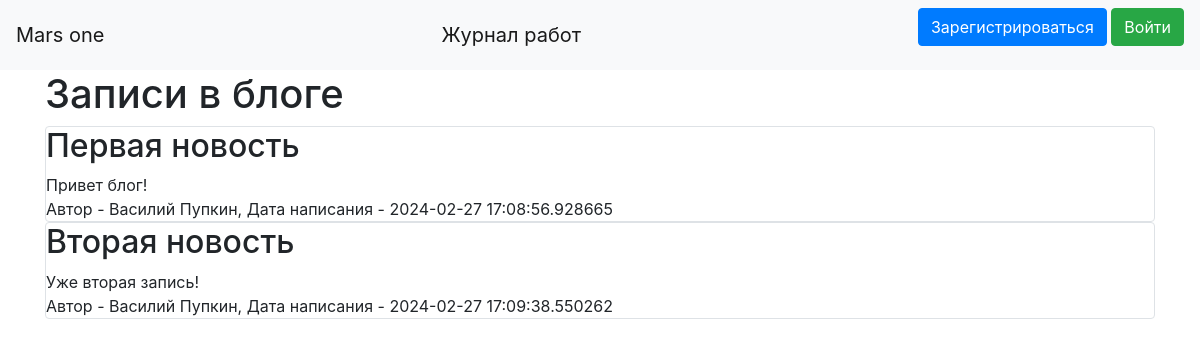
The page / on the database its author committed.
### data/news.py (models this page shows)
class News(SqlAlchemyBase, SerializerMixin):
    __tablename__ = 'news'
    id = sqlalchemy.Column(sqlalchemy.Integer,
                           primary_key=True, autoincrement=True)
    title = sqlalchemy.Column(sqlalchemy.String, nullable=True)
    content = sqlalchemy.Column(sqlalchemy.String, nullable=True)
    created_date = sqlalchemy.Column(sqlalchemy.DateTime,
                                     default=datetime.datetime.now)
    is_private = sqlalchemy.Column(sqlalchemy.Boolean, default=True)
    user_id = sqlalchemy.Column(sqlalchemy.Integer,
                                sqlalchemy.ForeignKey("users.id"))
    user = orm.relationship('User')

### data/users.py (models this page shows, shortened)
class User(SqlAlchemyBase, UserMixin, SerializerMixin):
    __tablename__ = 'users'
    id = sqlalchemy.Column(sqlalchemy.Integer,
                           primary_key=True, autoincrement=True)
    name = sqlalchemy.Column(sqlalchemy.String, nullable=True)
    about = sqlalchemy.Column(sqlalchemy.String, nullable=True)
    email = sqlalchemy.Column(sqlalchemy.String,
                              index=True, unique=True, nullable=True)
    hashed_password = sqlalchemy.Column(sqlalchemy.String, nullable=True)
    created_date = sqlalchemy.Column(sqlalchemy.DateTime,
                                     default=datetime.datetime.now)
    news = orm.relationship("News", back_populates='user')

### main.py (the view)
@app.route("/")
def index():
    db_sess = db_session.create_session()
    news = db_sess.query(News).filter(News.is_private != True)
    return render_template("index.html", news=news)

### data/db_session.py (called while the page is built)
def create_session() -> Session:
    global __factory
    return __factory()

### templates/index.html
{% extends "base.html" %}
{% block content %}
<h1>Записи в блоге</h1>
{% for item in news%}
<div class="col-md6 border rounded">
    <h2>{{item.title}}</h2>
    <div>
        {{item.content}}
    </div>
    <div>
        Автор - {{item.user.name}}, Дата написания - {{item.created_date}}
    </div>
</div>
{% endfor %}
{% endblock %}

### rows shown on the page
News: title "Первая новость", content "Привет блог!", user.name "Василий Пупкин", created_date "2024-02-27 17:08:56.928665"
News: title "Вторая новость", content "Уже вторая запись!", user.name "Василий Пупкин", created_date "2024-02-27 17:09:38.550262"
